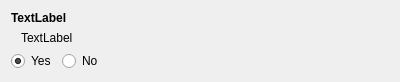
<?xml version="1.0" encoding="UTF-8"?>
<ui version="4.0">
 <class>DebconfBoolean</class>
 <widget class="QWidget" name="DebconfBoolean">
  <property name="geometry">
   <rect>
    <x>0</x>
    <y>0</y>
    <width>400</width>
    <height>63</height>
   </rect>
  </property>
  <property name="sizePolicy">
   <sizepolicy hsizetype="Preferred" vsizetype="Minimum">
    <horstretch>0</horstretch>
    <verstretch>0</verstretch>
   </sizepolicy>
  </property>
  <layout class="QGridLayout" name="gridLayout">
   <item row="3" column="0" colspan="3">
    <widget class="QLabel" name="descriptionL">
     <property name="font">
      <font>
       <weight>75</weight>
       <bold>true</bold>
      </font>
     </property>
     <property name="text">
      <string comment="KDE::DoNotExtract">TextLabel</string>
     </property>
     <property name="wordWrap">
      <bool>true</bool>
     </property>
     <property name="buddy">
      <cstring>radioButton</cstring>
     </property>
    </widget>
   </item>
   <item row="5" column="0">
    <widget class="QRadioButton" name="radioButton">
     <property name="sizePolicy">
      <sizepolicy hsizetype="Fixed" vsizetype="Fixed">
       <horstretch>0</horstretch>
       <verstretch>0</verstretch>
      </sizepolicy>
     </property>
     <property name="text">
      <string>Yes</string>
     </property>
     <property name="checked">
      <bool>true</bool>
     </property>
    </widget>
   </item>
   <item row="5" column="1">
    <widget class="QRadioButton" name="radioButton_2">
     <property name="sizePolicy">
      <sizepolicy hsizetype="Fixed" vsizetype="Fixed">
       <horstretch>0</horstretch>
       <verstretch>0</verstretch>
      </sizepolicy>
     </property>
     <property name="text">
      <string>No</string>
     </property>
    </widget>
   </item>
   <item row="5" column="2">
    <spacer name="horizontalSpacer">
     <property name="orientation">
      <enum>Qt::Horizontal</enum>
     </property>
     <property name="sizeHint" stdset="0">
      <size>
       <width>40</width>
       <height>20</height>
      </size>
     </property>
    </spacer>
   </item>
   <item row="4" column="0" colspan="3">
    <widget class="QLabel" name="extendedDescriptionL">
     <property name="text">
      <string comment="KDE::DoNotExtract">TextLabel</string>
     </property>
     <property name="wordWrap">
      <bool>true</bool>
     </property>
     <property name="indent">
      <number>10</number>
     </property>
     <property name="buddy">
      <cstring>radioButton</cstring>
     </property>
    </widget>
   </item>
  </layout>
 </widget>
 <resources/>
 <connections/>
</ui>
